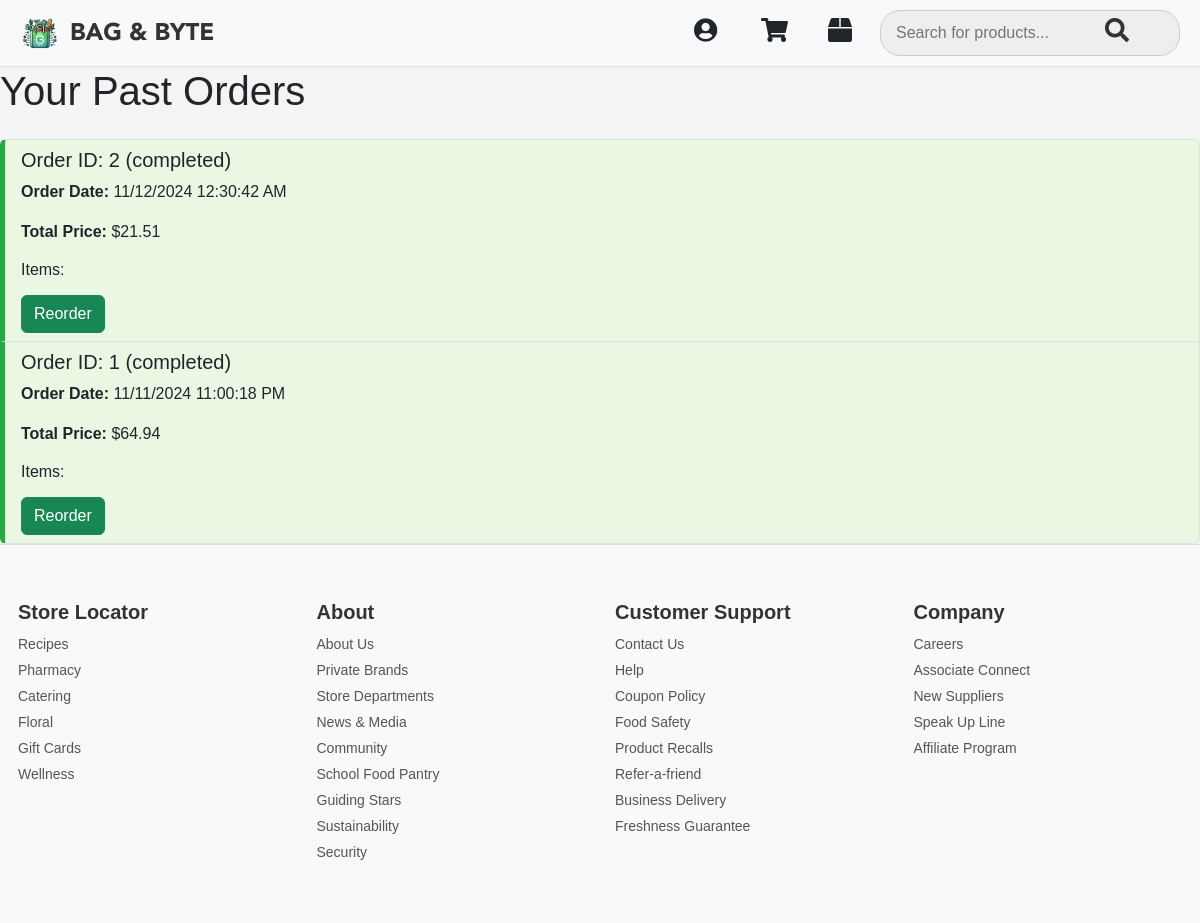
The page /orders (signed in) on the database as committed earlier.
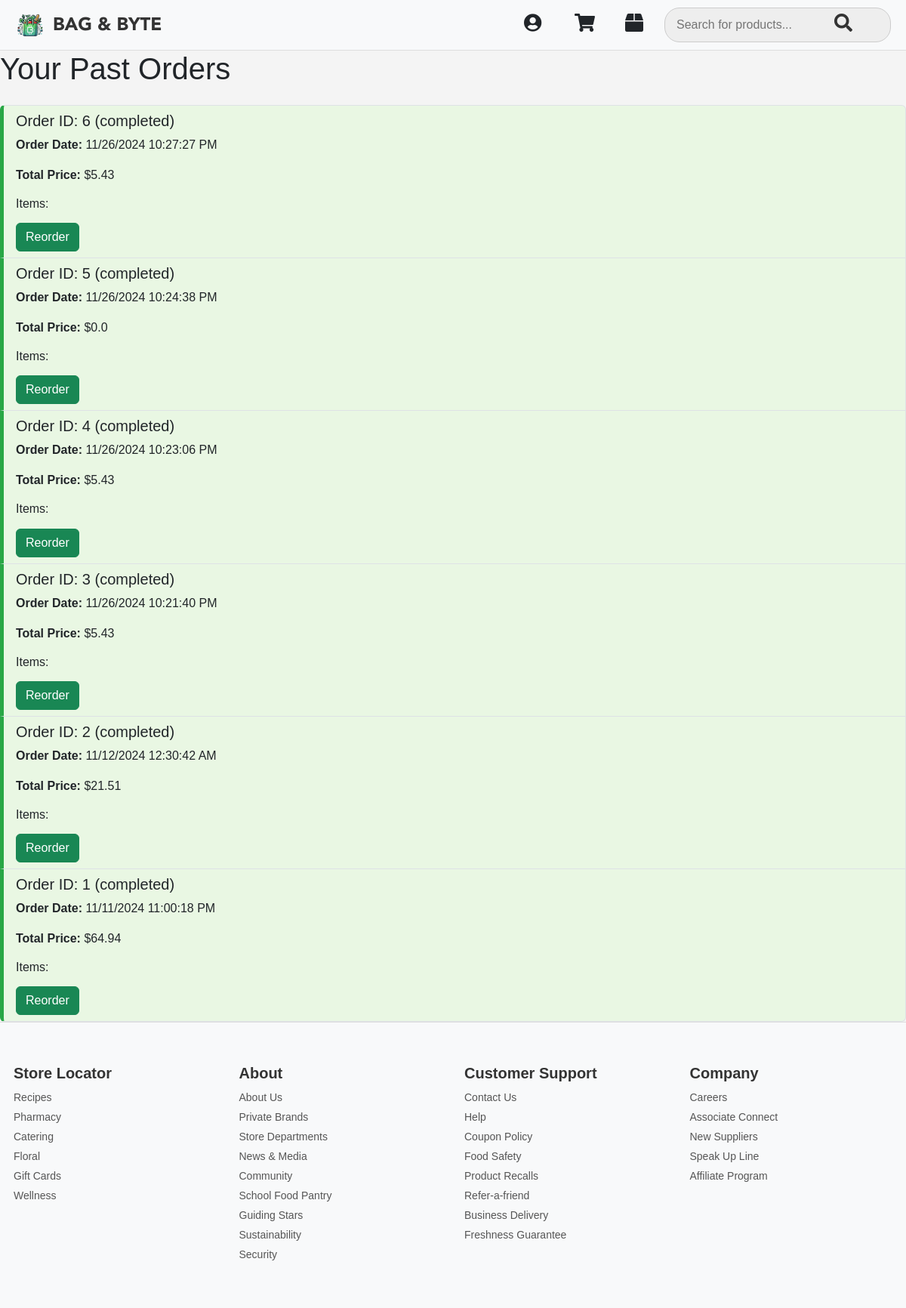
The same page on the database as committed later.
### tables this page shows
CREATE TABLE orders (
            order_id INTEGER PRIMARY KEY AUTOINCREMENT,
            user_id TEXT,
            order_date TIMESTAMP DEFAULT CURRENT_TIMESTAMP,
            order_status TEXT,
            total_price REAL,
            items TEXT,  -- JSON-encoded list of items
            address TEXT,
            city TEXT,
            state TEXT,
            zip_code INTEGER,
            delivery_instructions TEXT,
            payment_status TEXT  -- To store payment status
        );

### app.py (the view)
@app.route('/orders')
def orders():
    if 'user_id' not in session:
        flash('Please log in to view your orders.', 'danger')
        return redirect(url_for('login'))
    user_id = session['user_id']
    orders = get_user_orders(user_id)
    return render_template('orders.html', orders=orders)

### app.py (called while the page is built)
@app.template_filter('to_12_hour')
def to_12_hour(value):
    try:
        return datetime.strptime(value, '%Y-%m-%d %H:%M:%S').strftime('%m/%d/%Y %I:%M:%S %p')
    except (ValueError, TypeError):
        return "Invalid Date"

@app.before_request
def before_request():
    if 'user_id' in session:
        user_id = session['user_id']
        session['cart_count'] = get_cart_count(user_id)
    else:
        session['cart_count'] = 0

### database.py (called while the page is built)
def get_cart_count(user_id):
    conn = sqlite3.connect('users.db')
    cursor = conn.cursor()
    cursor.execute('''
        SELECT SUM(quantity) FROM cart WHERE user_id = ?
    ''', (user_id,))
    cart_count = cursor.fetchone()[0] or 0
    conn.close()
    return cart_count

### templates/orders.html (shortened to what this page needs)
<!DOCTYPE html>
<html lang="en">
<head>
    <link rel="stylesheet" href="https://cdnjs.cloudflare.com/ajax/libs/font-awesome/5.15.4/css/all.min.css">
    <link rel="stylesheet" href="https://cdn.jsdelivr.net/npm/bootstrap@5.3.0/dist/css/bootstrap.min.css">
    <link rel="stylesheet" href="{{ url_for('static', filename='styles.css') }}">
</head>
<body>
    <header>
        <div class="header">
            <div class="d-flex align-items-center">
                <div class="logo">
                    <a href="{{ url_for('profile') }}">
                        <img src="{{ url_for('static', filename='logo.png') }}" alt="Logo">
                    </a>
                </div>
                <div class="logo-text">BAG & BYTE</div>
            </div>
            <div class="right-icons">
                {% if session.get('user_id') %}
                    <a href="{{ url_for('account') }}" class="icon-spacing"><i class="fas fa-user-circle"></i></a>
                    <a href="{{ url_for('cart') }}" class="icon-spacing"><i class="fas fa-shopping-cart"></i></a>
                    <a href="{{ url_for('orders') }}" class="icon-spacing"><i class="fas fa-box"></i></a>
                {% endif %}
                <form class="search-bar" action="{{ url_for('search') }}" method="GET">
                    <input type="text" name="query" placeholder="Search for products..." required>
                    <button type="submit"><i class="fas fa-search"></i></button>
                </form>
            </div>
        </div>
    </header>
    <main>
        <div class="checkout-form">
            <h1>Your Past Orders</h1>
            {% if orders %}
                <div class="list-group mt-4">
                    {% for order in orders %}
                        <div class="list-group-item {% if order.order_status == 'pending' %}order-pending{% else %}order-completed{% endif %}">
                            <h5>Order ID: {{ order.order_id }} ({{ order.order_status }})</h5>
                            <p><strong>Order Date:</strong> {{ order.order_date|to_12_hour }}</p>
                            <p><strong>Total Price:</strong> ${{ order.total_price|round(2) }}</p>
                            <h6>Items:</h6>
                            <div class="mt-3">
                                {% if order.order_status == 'pending' %}
                                    <form action="{{ url_for('confirm_order', order_id=order.order_id) }}" method="POST" style="display:inline;">
                                        <button type="submit" class="btn btn-primary">Confirm Order</button>
                                    </form>
                                {% elif order.order_status == 'completed' %}
                                    <form action="{{ url_for('reorder', order_id=order.order_id) }}" method="POST" style="display:inline;">
                                        <button type="submit" class="btn btn-success">Reorder</button>
                                    </form>
                                {% endif %}
                            </div>
                        </div>
                    {% endfor %}
                </div>
            {% else %}
                <p class="empty-message">No orders yet...</p>
            {% endif %}
        </div>
    </main>
    {% include 'footer.html' %}
</body>
</html>

### templates/footer.html (shortened to what this page needs)
<footer class="footer">
    <div class="container">
        <div class="row">
            <div class="col-md-3">
                <h5>Store Locator</h5>
                <p>Recipes</p>
                <p>Pharmacy</p>
                <p>Catering</p>
                <p>Floral</p>
                <p>Gift Cards</p>
                <p>Wellness</p>
            </div>
            <div class="col-md-3">
                <h5>About</h5>
                <p>About Us</p>
                <p>Private Brands</p>
                <p>Store Departments</p>
                <p>News & Media</p>
                <p>Community</p>
                <p>School Food Pantry</p>
                <p>Guiding Stars</p>
                <p>Sustainability</p>
                <p>Security</p>
            </div>
            <div class="col-md-3">
                <h5>Customer Support</h5>
                <p>Contact Us</p>
                <p>Help</p>
                <p>Coupon Policy</p>
                <p>Food Safety</p>
                <p>Product Recalls</p>
                <p>Refer-a-friend</p>
                <p>Business Delivery</p>
                <p>Freshness Guarantee</p>
            </div>
            <div class="col-md-3">
                <h5>Company</h5>
                <p>Careers</p>
                <p>Associate Connect</p>
                <p>New Suppliers</p>
                <p>Speak Up Line</p>
                <p>Affiliate Program</p>
            </div>
        </div>
    </div>
</footer>

### static/styles.css (style rules this page uses)
body { font-family: 'LarsseitMedium', sans-serif; margin: 0; padding: 0; background-color: #f4f4f4; }
.logo img { height: 40px; }
.search-bar { display: flex; align-items: center; border: 1px solid #ccc; border-radius: 20px; padding: 5px 10px; width: 300px; }
.search-bar input { border: none; padding: 5px; width: 100%; outline: none; border-radius: 20px; }
.search-bar button { background-color: transparent; border: none; cursor: pointer; padding-left: 10px; }
.logo-text { font-family: 'AvenirBlack', sans-serif, monospace; font-weight: bold; }
.header { display: flex; align-items: center; padding: 10px 20px; background-color: #f8f9fa; border-bottom: 1px solid #ddd; }
.logo img { max-width: 40px; height: auto; }
.logo-text { font-size: 24px; margin-left: 10px; font-weight: bold; color: #333; }
.right-icons { display: flex; align-items: center; gap: 20px; margin-left: auto; }
.icon-spacing { margin-left: 15px; }
.right-icons i { font-size: 24px; width: 32px; height: 32px; line-height: normal; vertical-align: middle; }
.right-icons a { font-size: 20px; color: #212529; }
.search-bar { display: flex; align-items: center; background-color: #eee; border-radius: 20px; padding: 5px 10px; }
.search-bar input { border: none; outline: none; background: transparent; width: 200px; padding: 5px; }
.search-bar button { background: transparent; border: none; color: #333; font-size: 18px; cursor: pointer; }

### templates/orders.html (style rules this page uses)
.order-completed { background-color: #e9f7e3; border-left: 5px solid #28a745; }

### templates/footer.html (style rules this page uses)
.footer { background-color: #f8f9fa; padding: 40px 0; border-top: 1px solid #ddd; font-size: 14px; color: #333; }
.footer h5 { font-weight: bold; color: #333; margin-bottom: 10px; }
.footer p { margin: 5px 0; color: #555; }
.container { max-width: 1200px; margin: 0 auto; padding: 0 15px; }
.row { display: flex; flex-wrap: wrap; }
.col-md-3 { width: 100%; max-width: 25%; padding: 15px; }

Rows that differ between the two databases and show on the page:
added orders: order_id "6", order_status "completed", order_date|to_12_hour "11/26/2024 10:27:27 PM", total_price "5.43"
added orders: order_id "5", order_status "completed", order_date|to_12_hour "11/26/2024 10:24:38 PM", total_price "0.0"
added orders: order_id "4", order_status "completed", order_date|to_12_hour "11/26/2024 10:23:06 PM", total_price "5.43"
added orders: order_id "3", order_status "completed", order_date|to_12_hour "11/26/2024 10:21:40 PM", total_price "5.43"
